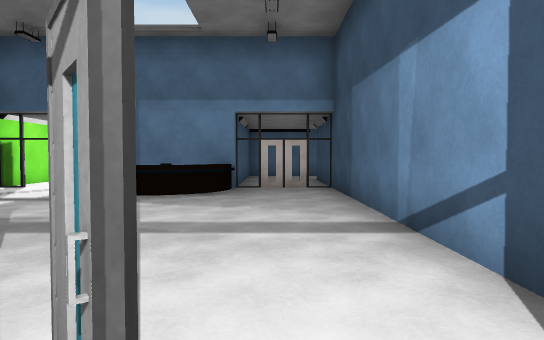
view 1 (above)

24 first-person views from a walk through a Unity game level. The camera is 1.3 m above the floor, tilts 2° down and sees 70° across. Doors are open. The floor is counted in squares, 2 m on a side. Each view is taken from the middle of a square. On the plan, view 1 faces up. The plan holds only what a view shows up to about 11 squares ahead; the rest is blank. The place goes on beyond the plan. The player is left out. Surface patterns are stand-ins for the level's own textures.

view 2
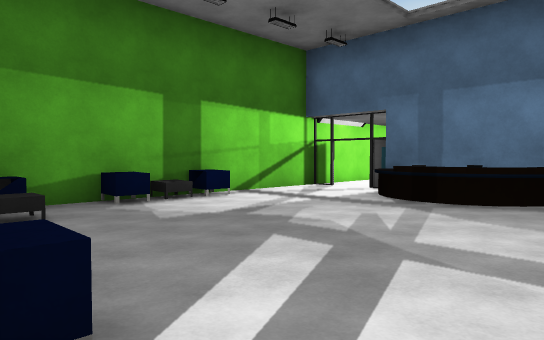

view 3
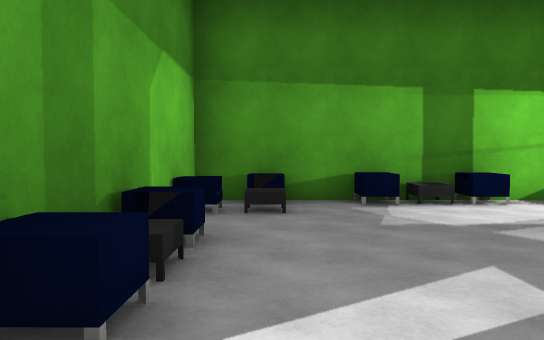

view 4
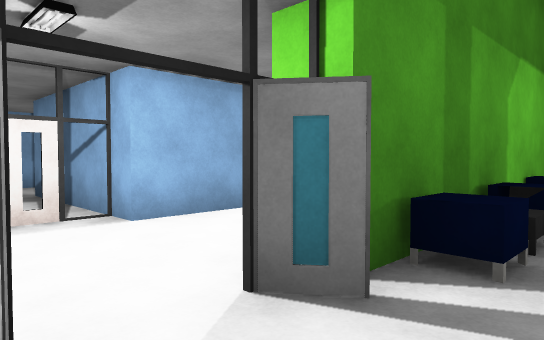

view 5
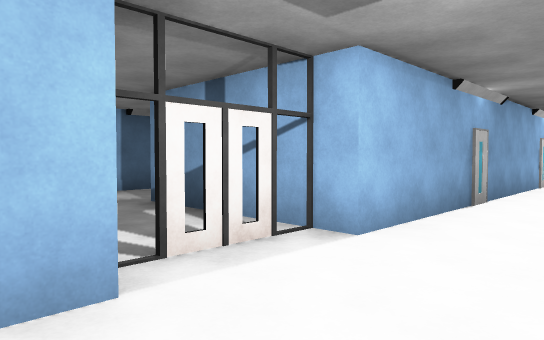

view 6
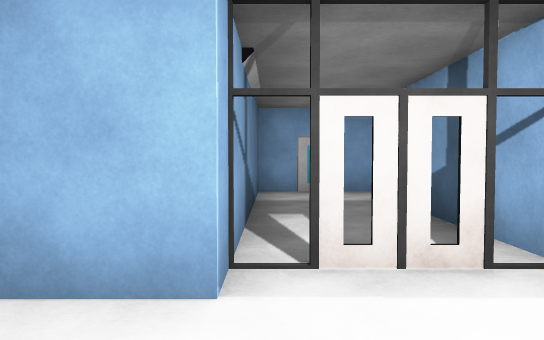

view 7
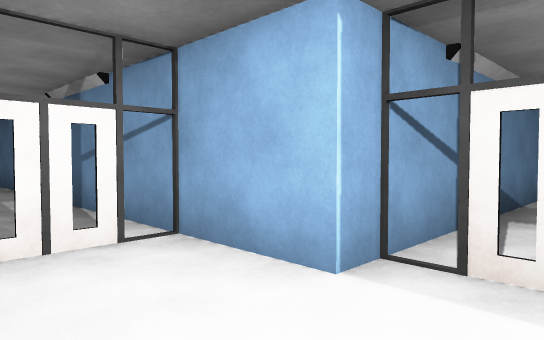

view 8
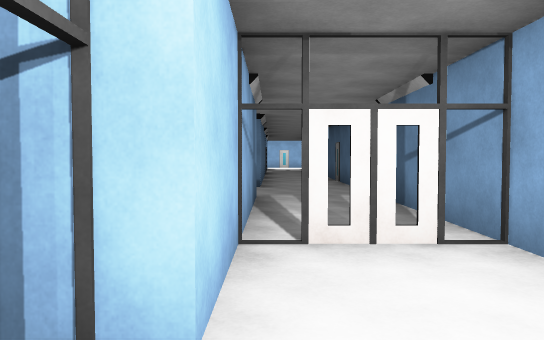

view 9
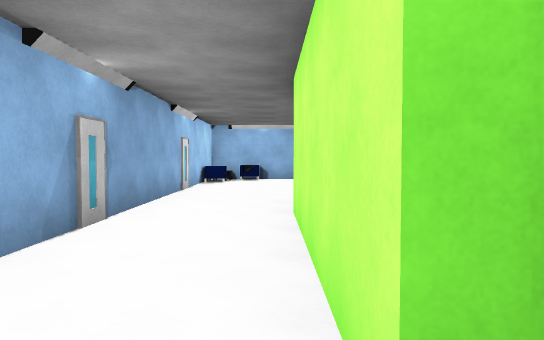

view 10
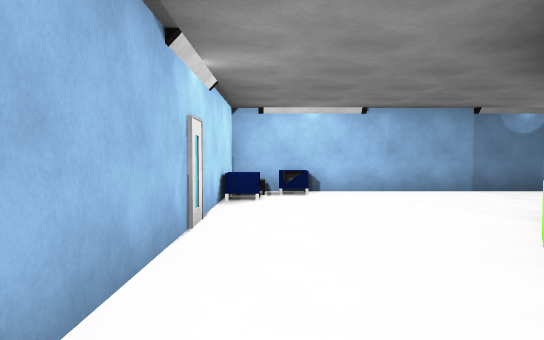

view 11
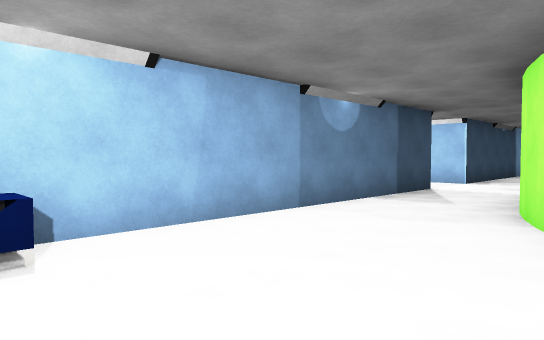

view 12
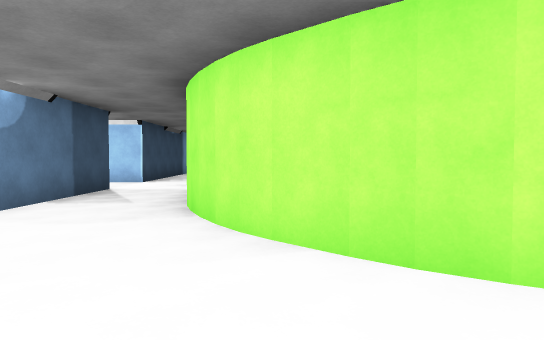

view 13
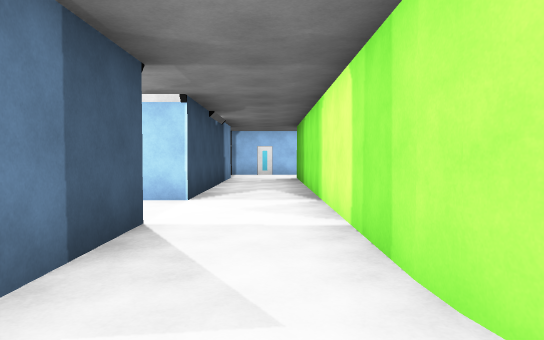

view 14
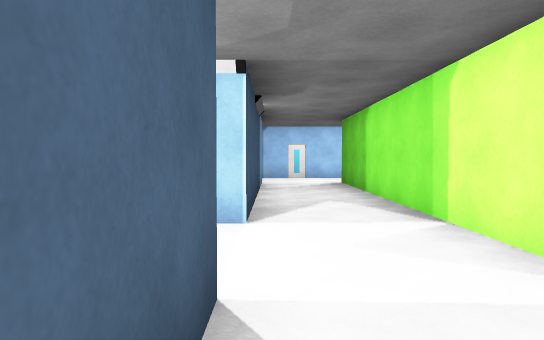

view 15
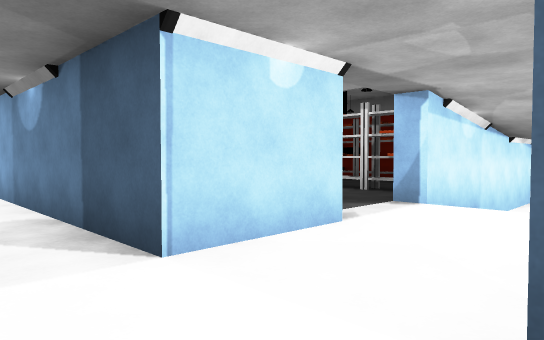

view 16
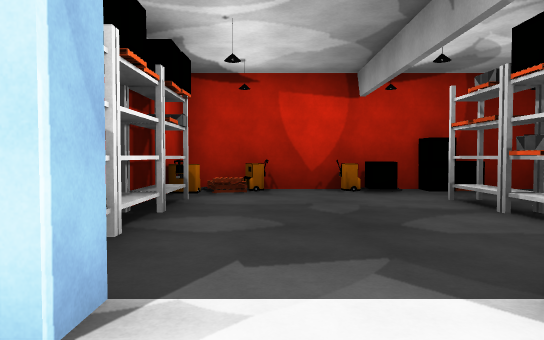

view 17
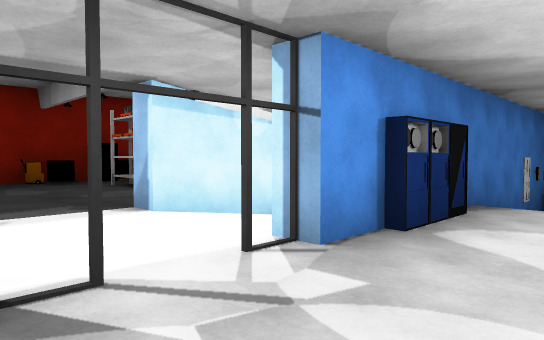

view 18
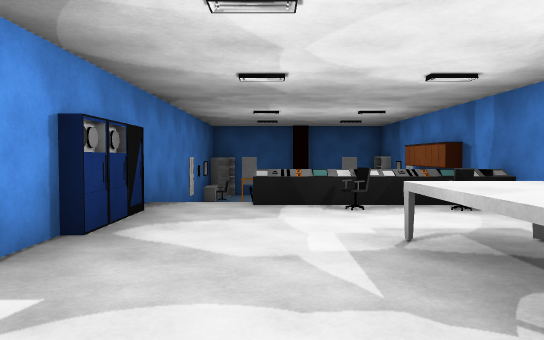

view 19
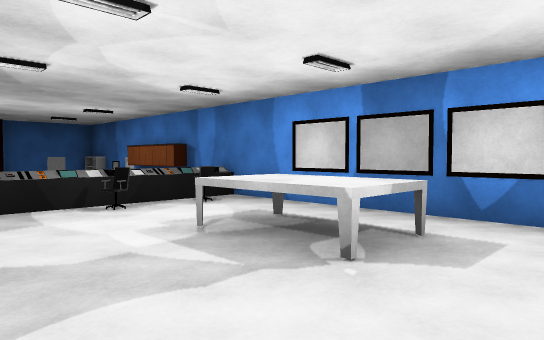

view 20
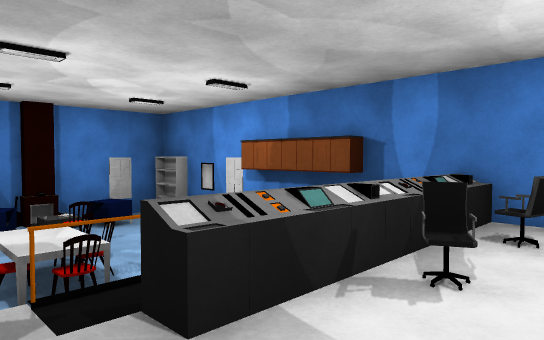

view 21
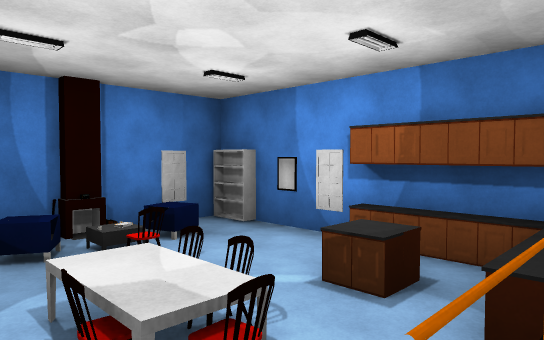

view 22
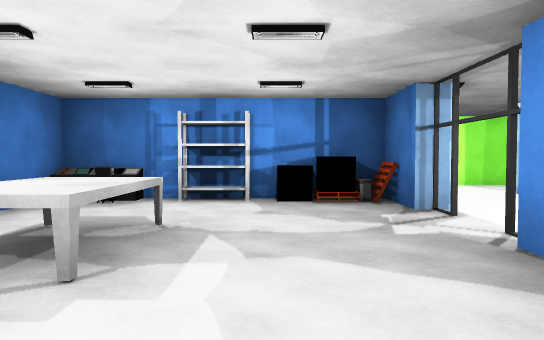

view 23
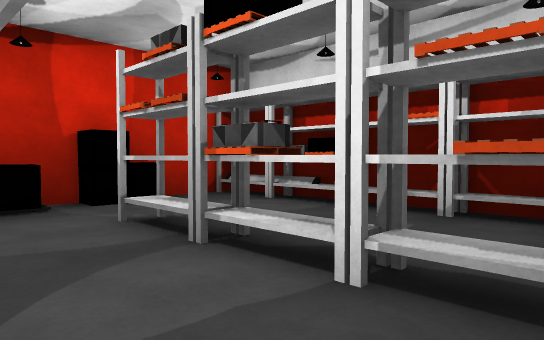

view 24
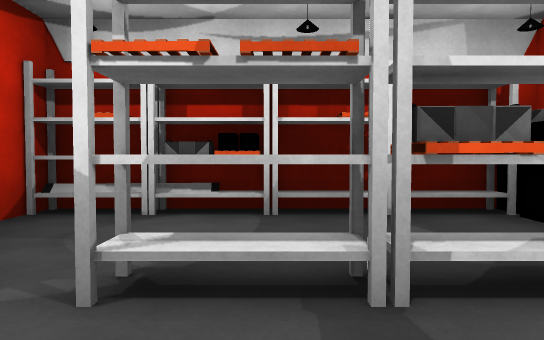

### Floor plan
Key: @ floor where view 1 was taken; # wall or solid block; x gap in a wall; . main floor; - floor 1 m lower than the main floor; / step, stairs or slope; D open door; C chair; S shelf; R crate; P pallet; B bookshelf; N console; T table; E desk; U counter; O other object.
Columns run from 25 left of view 1 to 11 right of it. Each row starts with its distance up from view 1.
 16                ..
 15   ##  #######  .#
 14 #B--U##......N..#
 13 #C--U-NC.TT.C#..#
 12 # COC-NC.TT..S..#
 11 #C-CTCN......O..#  #    #..
 10  BO-  /...... ..#  #.   #..#
  9  #E#####OODD#P..#  #.## #..#
  8          /......#  #..#O#x##
  7      -/###..##..   #..OOO..#
  6     #O  S....#..#  #.......#
  5      S..S....S..#   C......#
  4      S..R....S..## #.......#
  3       ..S....S...###C......#
  2      R.......#...###C......#
  1      S.OOOPPP#....##O#C#C.######  ##
  0      #########...........@..#.......
 -1               CC............#.......
 -2               ################## .###
 -3                         #..#
 -4                         #..#
 -5                         #..#
 -6                         ...#
 -7                        ....#
 -8                        #####

Positions as (right, up) in squares from view 1, and headings:
1: (0, 0), facing up
2: (0, 1), facing up-left
3: (0, 2), facing left
4: (1, 2), facing down-left
5: (2, 0), facing down-left
6: (1, 0), facing down
7: (0, 0), facing down-right
8: (0, 0), facing right
9: (0, 0), facing left
10: (-4, -1), facing left
11: (-8, -1), facing up-left
12: (-8, -1), facing up
13: (-10, 3), facing up
14: (-11, 5), facing up
15: (-10, 9), facing down-left
16: (-14, 8), facing down
17: (-13, 11), facing down-left
18: (-13, 11), facing left
19: (-13, 10), facing up-left
20: (-17, 10), facing up-left
21: (-19, 10), facing up-left
22: (-18, 11), facing right
23: (-15, 6), facing down-left
24: (-15, 3), facing left
